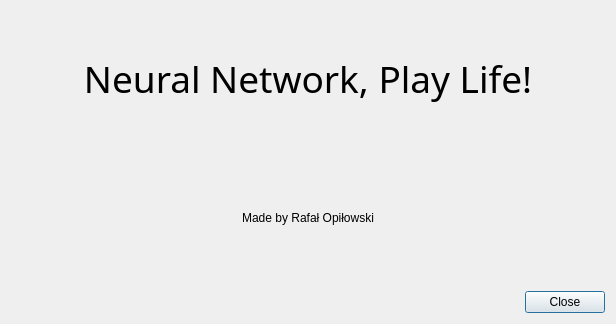
<?xml version="1.0" encoding="UTF-8"?>
<ui version="4.0">
 <class>Dialog</class>
 <widget class="QDialog" name="Dialog">
  <property name="geometry">
   <rect>
    <x>0</x>
    <y>0</y>
    <width>616</width>
    <height>324</height>
   </rect>
  </property>
  <property name="sizePolicy">
   <sizepolicy hsizetype="Fixed" vsizetype="Fixed">
    <horstretch>0</horstretch>
    <verstretch>0</verstretch>
   </sizepolicy>
  </property>
  <property name="windowTitle">
   <string>Dialog</string>
  </property>
  <layout class="QVBoxLayout" name="verticalLayout">
   <item>
    <widget class="QLabel" name="projectTitle">
     <property name="font">
      <font>
       <family>Fira Code Retina</family>
       <pointsize>28</pointsize>
      </font>
     </property>
     <property name="text">
      <string>Neural Network, Play Life!</string>
     </property>
     <property name="alignment">
      <set>Qt::AlignCenter</set>
     </property>
     <property name="wordWrap">
      <bool>true</bool>
     </property>
    </widget>
   </item>
   <item>
    <widget class="QLabel" name="author">
     <property name="text">
      <string>Made by Rafał Opiłowski</string>
     </property>
     <property name="alignment">
      <set>Qt::AlignCenter</set>
     </property>
    </widget>
   </item>
   <item>
    <widget class="QDialogButtonBox" name="buttonBox">
     <property name="orientation">
      <enum>Qt::Horizontal</enum>
     </property>
     <property name="standardButtons">
      <set>QDialogButtonBox::Close</set>
     </property>
    </widget>
   </item>
  </layout>
 </widget>
 <resources/>
 <connections>
  <connection>
   <sender>buttonBox</sender>
   <signal>accepted()</signal>
   <receiver>Dialog</receiver>
   <slot>accept()</slot>
   <hints>
    <hint type="sourcelabel">
     <x>248</x>
     <y>254</y>
    </hint>
    <hint type="destinationlabel">
     <x>157</x>
     <y>274</y>
    </hint>
   </hints>
  </connection>
  <connection>
   <sender>buttonBox</sender>
   <signal>rejected()</signal>
   <receiver>Dialog</receiver>
   <slot>reject()</slot>
   <hints>
    <hint type="sourcelabel">
     <x>316</x>
     <y>260</y>
    </hint>
    <hint type="destinationlabel">
     <x>286</x>
     <y>274</y>
    </hint>
   </hints>
  </connection>
 </connections>
</ui>
